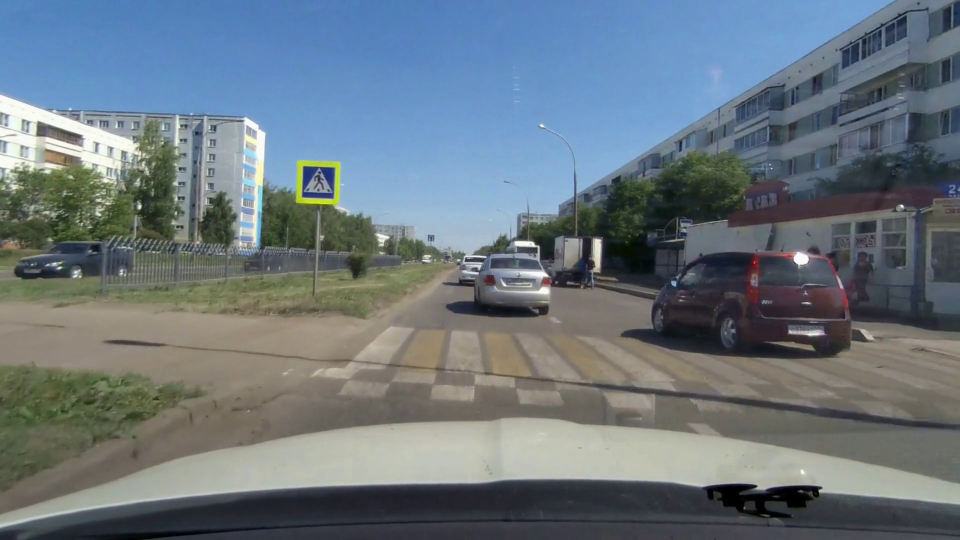
#> input picture sample-3.png, 1920 x 1080 px (shown at 1/2 size)
$ python -i speedbump.py   (imports and definitions only)   (older library calls are emulated)
#> lines starting #> are read from the running program, lines starting #| are printed output that depends on the picture; after the words box and inside, x2 and y2 are one past the last pixel; in counts of white or black regions, pixels touching at a corner belong together
#> further down, picture is the input picture: shape (1080, 1920, 3); mean B, G, R 126.2, 117.9, 106
import numpy as np
import cv2
import imutils
from matplotlib import pyplot as plt
import os
import math

data_info = {
    "akn.022.008.left.avi": [0, 0, 0, 1, 0, 0],
    "akn.031.029.left.avi": [0, 0, 0, 1, 0, 1],
    "akn.031.037.left.avi": [0, 0, 0, 1, 1, 1],
    "akn.078.031.left.avi": [0, 0, 1, 0, 0, 0],
    "akn.082.013.left.avi": [0, 0, 1, 0, 0, 0],
    "akn.082.021.left.avi": [0, 0, 1, 0, 0, 0],
    "akn.083.014.left.avi": [0, 1, 0, 0, 0, 0],
    "akn.083.044.left.avi": [0, 1, 0, 0, 0, 0],
    "akn.084.048.left.avi": [0, 1, 0, 0, 0, 0],
    "akn.088.141.left.avi": [0, 0, 0, 1, 0, 1],
    "akn.090.144.left.avi": [0, 0, 0, 1, 0, 0],
    "akn.098.056.left.avi": [0, 1, 0, 0, 0, 0],
    "akn.113.165.left.avi": [0, 0, 0, 1, 0, 0],
    "akn.119.217.left.avi": [0, 1, 0, 0, 0, 0],
    "akn.119.266.left.avi": [0, 1, 0, 0, 0, 0],
    "akn.131.066.left.avi": [1, 0, 0, 0, 0, 0],
    "akn.131.068.left.avi": [1, 0, 0, 0, 0, 0],
    "akn.131.123.left.avi": [0, 0, 0, 1, 0, 0],
    "akn.136.026.left.avi": [0, 1, 0, 0, 0, 0],
    "akn.136.122.left.avi": [1, 0, 0, 0, 0, 0],
    "akn.144.212.left.avi": [1, 0, 0, 0, 0, 0],
    "akn.159.018.left.avi": [1, 0, 0, 0, 0, 0],
    "akn.160.025.left.avi": [1, 0, 0, 0, 0, 0],
    "akn.160.032.left.avi": [1, 0, 0, 0, 0, 0],
    "akn.160.036.left.avi": [0, 0, 0, 0, 1, 0],
    "akn.160.225.left.avi": [1, 0, 0, 0, 0, 0],
    "akn.163.014.left.avi": [0, 1, 0, 0, 0, 0],
    "akn.163.175.left.avi": [1, 0, 0, 0, 0, 0],
    "akn.165.120.left.avi": [0, 1, 0, 0, 0, 0],
    "akn.166.144.left.avi": [1, 0, 0, 0, 0, 0],
    "akn.174.010.left.avi": [0, 0, 0, 0, 1, 0],
    "akn.174.030.left.avi": [0, 0, 0, 0, 1, 0],
    "akn.174.056.left.avi": [1, 0, 0, 0, 0, 0],
    "akn.174.083.left.avi": [0, 0, 0, 0, 1, 0],
    "akn.174.086.left.avi": [0, 0, 0, 0, 1, 1],
    "akn.174.090.left.avi": [0, 0, 0, 0, 1, 1],
    "akn.174.096.left.avi": [0, 0, 0, 0, 1, 0],
    "akn.174.100.left.avi": [0, 0, 0, 0, 1, 0],
    "akn.174.106.left.avi": [0, 0, 0, 0, 1, 0],
    "akn.174.124.left.avi": [0, 0, 0, 0, 1, 1],
    "akn.176.016.left.avi": [1, 0, 0, 0, 0, 0],
    "akn.176.125.left.avi": [1, 0, 0, 0, 0, 0],
    "akn.176.216.left.avi": [1, 0, 0, 0, 0, 0],
    "akn.178.079.left.avi": [1, 0, 0, 0, 0, 0],
    "akn.179.031.left.avi": [1, 0, 0, 0, 0, 0],
    "akn.179.087.left.avi": [1, 0, 0, 0, 0, 0],
    "akn.179.092.left.avi": [1, 0, 0, 0, 0, 0],
    "akn.179.178.left.avi": [0, 0, 0, 1, 0, 1],
    "akn.182.020.left.avi": [0, 0, 0, 0, 1, 0],
    "akn.182.029.left.avi": [1, 0, 0, 0, 0, 0],
    "akn.182.050.left.avi": [0, 0, 0, 0, 1, 0],
    "akn.182.130.left.avi": [1, 0, 0, 0, 0, 0],
    "akn.184.139.left.avi": [0, 0, 0, 1, 0, 1],
    "akn.185.061.left.avi": [1, 0, 0, 0, 0, 0],
    "akn.185.084.left.avi": [1, 0, 0, 0, 0, 0],
    "akn.186.020.left.avi": [0, 0, 0, 1, 0, 0],
    "akn.186.105.left.avi": [1, 0, 0, 0, 0, 0],
    "akn.186.156.left.avi": [1, 0, 0, 0, 0, 0],
    "akn.187.023.left.avi": [0, 0, 0, 1, 0, 0],
    "akn.188.262.left.avi": [1, 0, 0, 0, 0, 0],
    "akn.189.239.left.avi": [1, 0, 0, 0, 0, 0],
    "akn.189.241.left.avi": [1, 0, 0, 0, 0, 0],
    "akn.190.381.left.avi": [1, 0, 0, 0, 0, 0],
    "akn.190.410.left.avi": [0, 0, 0, 1, 0, 0],
    "akn.193.073.left.avi": [1, 0, 0, 0, 0, 0],
    "akn.197.093.left.avi": [1, 0, 0, 0, 0, 0],
    "akn.198.136.left.avi": [0, 0, 0, 1, 0, 0],
    "akn.199.020.left.avi": [0, 0, 0, 1, 0, 1],
    "akn.200.010.left.avi": [0, 0, 0, 0, 0, 0],
    "akn.204.006.left.avi": [0, 0, 0, 1, 0, 1],
    "akn.211.002.left.avi": [0, 0, 0, 1, 0, 1],
    "akn.211.006.left.avi": [0, 0, 0, 1, 0, 1],
    "akn.212.018.left.avi": [0, 0, 0, 0, 0, 0],
    "akn.212.100.left.avi": [1, 0, 0, 0, 0, 0],
    "akn.212.134.left.avi": [1, 0, 0, 0, 0, 1],
    "akn.212.179.left.avi": [0, 0, 0, 1, 0, 1],
    "akn.212.221.left.avi": [0, 0, 0, 1, 0, 1],
    "akn.212.237.left.avi": [0, 0, 0, 1, 0, 1],
    "akn.215.153.left.avi": [1, 0, 0, 0, 0, 0],
    "akn.215.175.left.avi": [0, 0, 0, 1, 0, 1],
    "akn.216.133.left.avi": [1, 0, 0, 0, 0, 0],
    "akn.217.019.left.avi": [1, 0, 0, 0, 0, 0],
    "akn.217.104.left.avi": [1, 0, 0, 0, 0, 0],
    "akn.219.014.left.avi": [1, 0, 0, 0, 0, 0],
    "akn.219.149.left.avi": [1, 0, 0, 0, 0, 0],
    "akn.219.183.left.avi": [1, 0, 0, 0, 0, 0],
    "akn.220.011.left.avi": [0, 0, 0, 1, 0, 0],
    "akn.220.030.left.avi": [0, 0, 0, 1, 0, 0],
    "akn.220.132.left.avi": [1, 0, 0, 0, 0, 0],
    "akn.221.004.left.avi": [1, 0, 0, 0, 0, 0],
    "akn.222.007.left.avi": [1, 0, 0, 0, 0, 0],
    "akn.222.029.left.avi": [1, 0, 0, 0, 0, 0],
    "akn.223.098.left.avi": [0, 0, 0, 0, 1, 0],
    "akn.224.017.left.avi": [0, 0, 0, 1, 0, 0],
    "akn.224.115.left.avi": [1, 0, 0, 0, 0, 0],
    "akn.228.171.left.avi": [1, 0, 0, 0, 0, 0],
    "akn.228.225.left.avi": [0, 0, 0, 1, 0, 1],
    "akn.228.244.left.avi": [0, 0, 0, 1, 0, 1],
    "akn.229.188.left.avi": [1, 0, 0, 0, 0, 0],
    "akn.232.051.left.avi": [0, 0, 1, 0, 0, 0],
    "akn.232.074.left.avi": [0, 0, 0, 1, 0, 0],
    "akn.232.162.left.avi": [1, 0, 0, 0, 0, 0],
    "akn.233.113.left.avi": [0, 0, 1, 0, 0, 0],
    "akn.233.148.left.avi": [0, 0, 1, 0, 0, 0],
    "akn.233.152.left.avi": [0, 1, 0, 0, 0, 0],
    "akn.233.182.left.avi": [0, 0, 0, 0, 1, 0],
    "akn.240.027.left.avi": [0, 0, 1, 0, 0, 0],
    "akn.240.095.left.avi": [0, 0, 1, 0, 0, 0],
    "akn.240.184.left.avi": [0, 0, 0, 0, 0, 0],
    "akn.243.043.left.avi": [0, 0, 0, 1, 0, 1],
    "akn.243.177.left.avi": [1, 0, 0, 0, 0, 0],
    "akn.243.206.left.avi": [0, 0, 0, 0, 1, 0],
    "akn.243.207.left.avi": [0, 0, 0, 0, 1, 0],
    "akn.243.211.left.avi": [0, 0, 0, 1, 0, 0],
    "akn.244.049.left.avi": [1, 0, 0, 0, 0, 0],
    "akn.244.141.left.avi": [1, 0, 0, 0, 0, 1],
    "akn.244.165.left.avi": [1, 0, 0, 0, 0, 0],
    "akn.245.022.left.avi": [1, 0, 0, 0, 0, 0],
    "akn.247.011.left.avi": [0, 0, 0, 1, 0, 1],
    "akn.250.022.left.avi": [0, 0, 0, 1, 0, 0],
    "akn.250.140.left.avi": [1, 0, 0, 0, 0, 0],
    "akn.250.300.left.avi": [0, 0, 0, 1, 0, 1],
    "akn.251.029.left.avi": [0, 0, 0, 1, 0, 0],
    "akn.256.049.left.avi": [1, 0, 0, 0, 0, 0],
    "akn.261.088.left.avi": [1, 0, 0, 0, 0, 0],
    "akn.263.136.left.avi": [0, 0, 0, 0, 0, 1],
    "akn.266.024.left.avi": [0, 1, 0, 0, 0, 1],
    "akn.266.396.left.avi": [0, 0, 0, 0, 0, 1],
    "akn.266.430.left.avi": [0, 0, 0, 0, 0, 1],
    "akn.267.004.left.avi": [0, 0, 0, 0, 0, 1],
    "akn.267.064.left.avi": [0, 0, 0, 0, 0, 1],
    "akn.267.135.left.avi": [0, 0, 0, 0, 0, 1],
    "akn.267.139.left.avi": [0, 0, 0, 1, 0, 0],
    "akn.269.036.left.avi": [0, 0, 0, 0, 0, 1],
    "akn.269.085.left.avi": [0, 1, 0, 0, 0, 0],
    "akn.269.094.left.avi": [0, 0, 0, 0, 0, 1],
    "akn.269.111.left.avi": [0, 0, 0, 1, 0, 1],
    "akn.270.197.left.avi": [0, 0, 0, 0, 0, 1],
    "akn.271.109.left.avi": [0, 0, 0, 0, 0, 1],
    "akn.271.132.left.avi": [0, 0, 0, 1, 0, 0],
    "akn.272.018.left.avi": [0, 0, 0, 0, 0, 1],
    "akn.272.139.left.avi": [0, 0, 0, 1, 0, 0],
    "akn.273.009.left.avi": [0, 0, 0, 1, 0, 0],
    "akn.273.014.left.avi": [0, 0, 0, 0, 0, 1],
    "akn.273.056.left.avi": [0, 0, 0, 0, 0, 1],
    "akn.273.074.left.avi": [0, 0, 0, 0, 0, 1],
    "akn.275.015.left.avi": [0, 0, 0, 1, 0, 1],
    "akn.275.115.left.avi": [0, 0, 0, 0, 0, 1],
    "akn.279.026.left.avi": [0, 0, 0, 0, 0, 1],
    "akn.280.006.left.avi": [0, 0, 0, 0, 0, 1],
    "akn.281.024.left.avi": [0, 0, 0, 0, 1, 0],
    "akn.281.131.left.avi": [0, 0, 0, 0, 0, 1],
    "akn.282.083.left.avi": [0, 0, 0, 0, 0, 1],
    "akn.283.065.left.avi": [0, 0, 0, 0, 0, 1],
    "akn.283.175.left.avi": [0, 0, 0, 0, 0, 1],
    "akn.283.209.left.avi": [0, 0, 0, 0, 1, 0],
    "akn.289.008.left.avi": [0, 0, 0, 0, 0, 1],
    "akn.289.041.left.avi": [0, 0, 0, 0, 1, 0],
    "akn.289.048.left.avi": [0, 0, 0, 0, 1, 0],
    "akn.289.057.left.avi": [0, 0, 0, 0, 1, 0],
    "akn.289.058.left.avi": [0, 0, 0, 0, 1, 0],
    "akn.289.069.left.avi": [0, 0, 0, 0, 0, 1],
    "akn.292.005.left.avi": [0, 0, 0, 0, 1, 0],
    "akn.292.154.left.avi": [0, 0, 0, 0, 0, 1],
    "akn.294.156.left.avi": [0, 0, 0, 0, 0, 1],
    "akn.295.027.left.avi": [0, 0, 0, 0, 0, 1],
    "akn.295.194.left.avi": [0, 0, 0, 1, 0, 0],
    "akn.308.081.left.avi": [0, 0, 1, 0, 0, 0],
    "akn.308.104.left.avi": [0, 0, 1, 0, 0, 0],
    "akn.308.139.left.avi": [0, 0, 1, 0, 0, 0],
    "akn.343.073.left.avi": [0, 1, 0, 0, 1, 0],
    "akn.343.399.left.avi": [0, 1, 0, 0, 1, 0],
    "akn.344.034.left.avi": [0, 0, 1, 0, 1, 0],
    "akn.344.050.left.avi": [0, 0, 1, 0, 1, 0],
    "akn.344.106.left.avi": [0, 0, 1, 0, 1, 0],
    "akn.345.006.left.avi": [0, 1, 0, 0, 0, 0],
    "akn.345.202.left.avi": [0, 0, 1, 0, 0, 0],
    "akn.389.266.left.avi": [0, 1, 0, 0, 0, 0],
    "akn.389.282.left.avi": [0, 0, 1, 0, 0, 0],
    "akn.391.181.left.avi": [0, 1, 0, 0, 0, 0],
    "akn.391.241.left.avi": [0, 0, 1, 0, 0, 0],
    "akn.393.054.left.avi": [0, 1, 0, 0, 1, 1],
    "akn.393.224.left.avi": [0, 0, 1, 0, 1, 0],
    "akn.393.331.left.avi": [0, 1, 0, 0, 0, 0],
    "akn.394.008.left.avi": [0, 0, 1, 0, 0, 0],
    "akn.394.018.left.avi": [0, 1, 0, 0, 0, 0],
    "akn.394.123.left.avi": [0, 1, 0, 0, 0, 0],
    "akn.395.047.left.avi": [0, 1, 0, 0, 0, 0],
    "akn.414.251.left.avi": [0, 1, 0, 0, 0, 0],
    "akn.419.002.left.avi": [0, 1, 0, 0, 0, 0],
    "akn.420.236.left.avi": [0, 0, 1, 0, 0, 0],
    "akn.421.209.left.avi": [0, 1, 0, 0, 0, 0],
    "akn.421.241.left.avi": [0, 1, 0, 0, 0, 0],
    "akn.421.252.left.avi": [0, 1, 0, 0, 0, 0],
    "akn.421.255.left.avi": [0, 0, 1, 0, 0, 0],
    "akn.421.412.left.avi": [0, 1, 0, 0, 0, 0],
    "akn.425.073.left.avi": [0, 1, 0, 0, 0, 0],
    "akn.429.105.left.avi": [0, 0, 1, 0, 0, 0],
    "akn.430.500.left.avi": [0, 1, 0, 0, 0, 0],
    "akn.431.139.left.avi": [0, 0, 1, 0, 0, 0],
}

def drawRectangle(image, x, y, w, h, color=(0, 0, 255)):
    br = x + w, y + h
    tl = x, y
    cv2.rectangle(image, br, tl, color)

def process_frame(frame):
    # resize the frame to fit my screen better
    ogFrame = frame = cv2.resize(frame, (0, 0), fx=0.5, fy=0.5, interpolation=cv2.INTER_AREA)
    # frame = cv2.GaussianBlur(frame, (5, 5), 0)

    # now we can see the light
    frame = cv2.cvtColor(frame, cv2.COLOR_BGR2HSV)
#> frame: shape (540, 960, 3); mean H, S, V 73.9, 63.9, 135
    mask = cv2.inRange(frame, (0, 0, 130), (255, 200, 255))
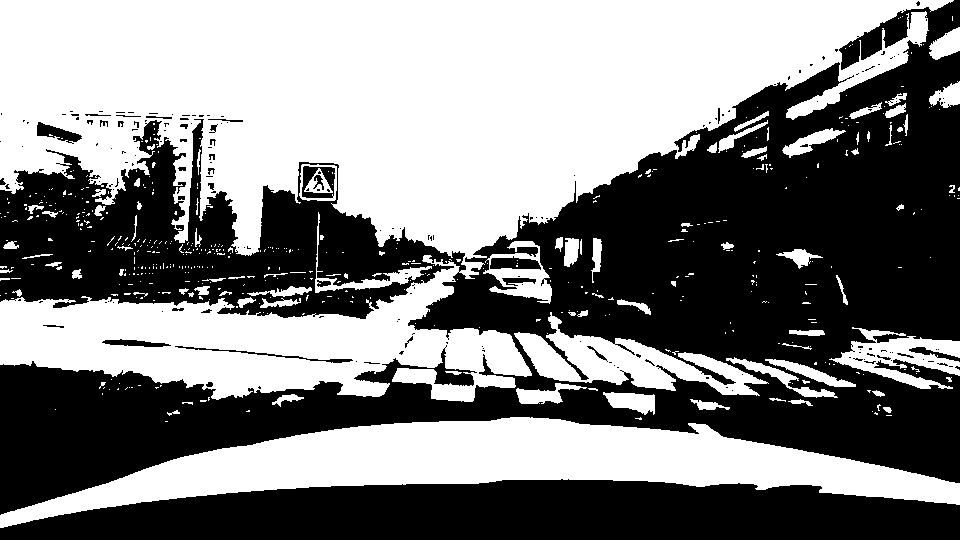
#> mask: shape (540, 960); 50.6% white; 194 black regions (159 under 20 px), largest, box (x1, y1, x2, y2) and area: (0, 0, 960, 515) 206040, (0, 479, 960, 540) 46009, (302, 166, 335, 198) 579

    # generate mask for white. shoulder the burden on canny
    mask = cv2.inRange(frame, (0, 0, 130), (255, 200, 255))
    frame = cv2.bitwise_and(frame, frame, mask=mask)
#> frame: shape (540, 960, 3); mean H, S, V 37.2, 37.8, 92.2

    # get the edges and find contours
    h, s, v = cv2.split(frame)
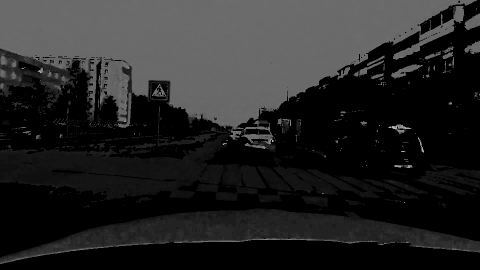
#> h: shape (540, 960) (shown at 1/2 size); min 0, max 179, mean 37.2
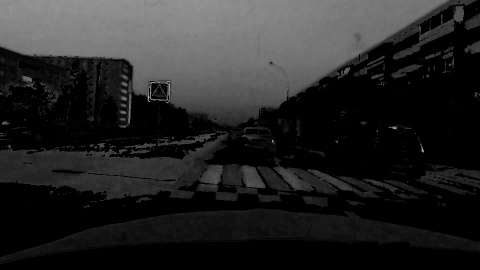
#> s: shape (540, 960) (shown at 1/2 size); min 0, max 200, mean 37.8
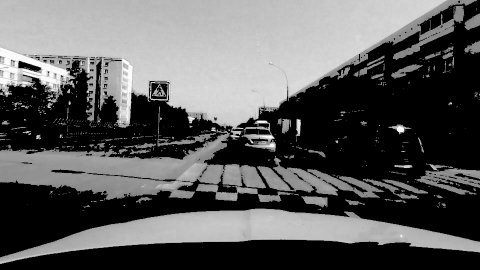
#> v: shape (540, 960) (shown at 1/2 size); min 0, max 255, mean 92.2
    frame = cv2.Canny(v, 100, 200)
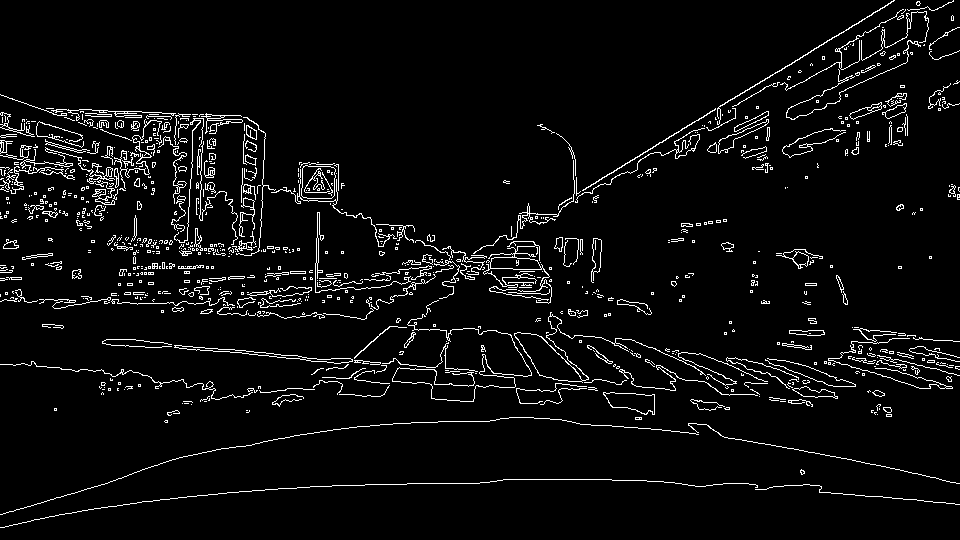
#> frame: shape (540, 960); 4.8% white in thin lines or dots
    frame, contours, hierarchy = cv2.findContours(frame.copy(), cv2.RETR_EXTERNAL, cv2.CHAIN_APPROX_SIMPLE)
#> contours = 853 contours, 758 with area under 20; largest, box (x1, y1, x2, y2) and area: (514, 312, 706, 383) 1554, (301, 165, 336, 199) 1026, (603, 392, 655, 415) 744, (483, 241, 552, 304) 578, (174, 345, 353, 364) 476

    frame = cv2.cvtColor(frame, cv2.COLOR_GRAY2BGR)
#> frame: shape (540, 960, 3); 4.8% white in thin lines or dots
    frame = cv2.drawContours(frame, contours, -1, (0, 0, 255))
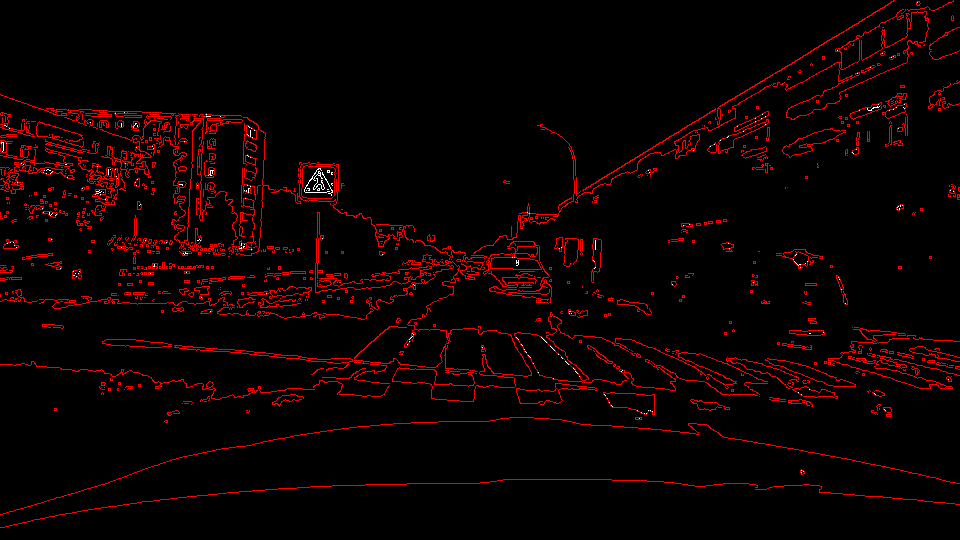
#> frame: shape (540, 960, 3); mean B, G, R 0.3, 0.3, 12.2

    shitlist = []
    for contour in contours:
        epsilon = .02 * cv2.arcLength(contour, True)
        approx = cv2.approxPolyDP(contour, epsilon, True)

        (x, y, w, h) = cv2.boundingRect(approx)
        if w < h:
            continue

        if x < frame.shape[1] * 2 / 3 and x > frame.shape[1] * 1 / 3:
            continue

        if float(cv2.contourArea(approx)) < 400:
            continue

        # do extent
        extent = float(cv2.contourArea(approx)) / (w * h)
        if extent < 0.5:
            continue

        frame = cv2.drawContours(frame, [approx], -1, (255, 0, 255))
        drawRectangle(frame, x, y, w, h)
        drawRectangle(frame, x - 10, y - 10, w + 20, h + 20, (0, 255, 0))
        shitlist.append((ogFrame, x, y, w, h))
#> this loop made 853 passes
#> (epsilon, x, y, w, h) on passes 3, 5, 9: (0.301, 800, 469, 5, 6), (0.177, 164, 420, 4, 3), (0, 877, 414, 1, 1)
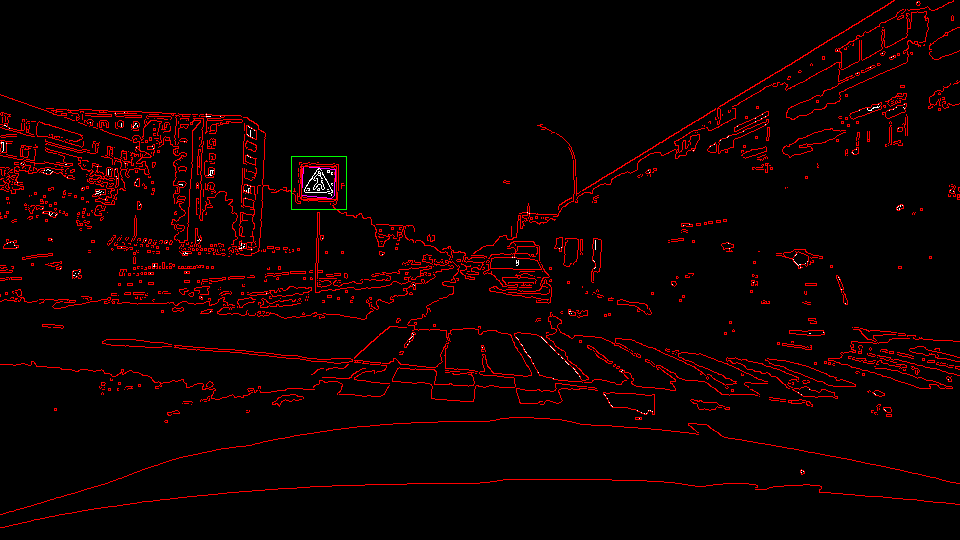
#> frame: shape (540, 960, 3); 0.08% of pixels changed, all inside (x1, y1, x2, y2) = (291, 156, 347, 210)
#> after the loop, shitlist = 1 item

    return shitlist

# [40 lines left out: function render, not called in this run]

def file_get_contents(filename):
    with open(filename) as f:
        return f.read()

# [21 lines left out: function process_video, not called in this run]

files = []

# [3 lines not run here, left out]

files = ["trainset/akn.031.029.left.avi"]
# [16 lines not run here, left out]

>>> import cv2
>>> picture = cv2.imread('sample-3.png')
>>> result = process_frame(picture)
#> result = 1 item

$ run again, on sample-img-1.png
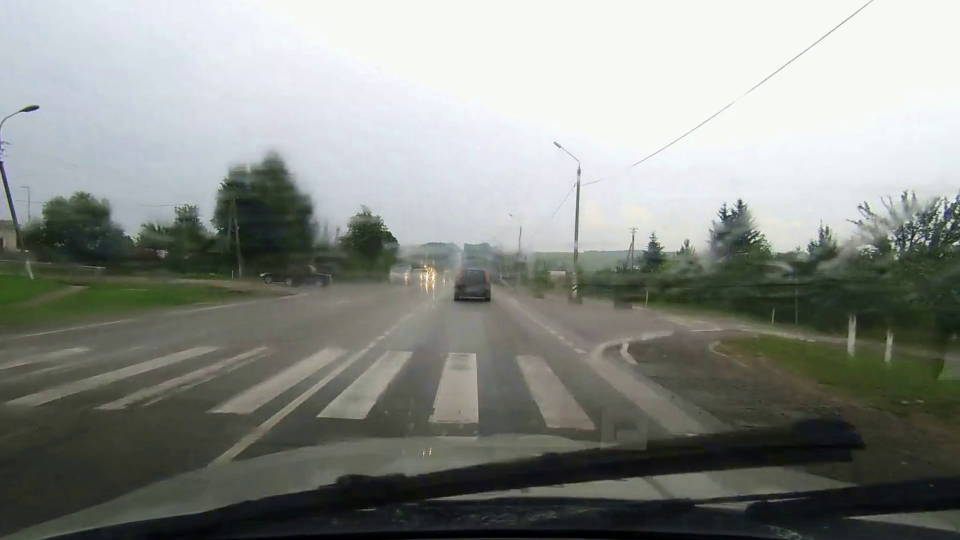
#> input picture sample-img-1.png, 1920 x 1080 px (shown at 1/2 size)
#> picture is the input picture: shape (1080, 1920, 3); mean B, G, R 135.1, 140.6, 136.8
#> in process_frame, `mask = cv2.inRange(frame, (0, 0, 130), (255, 200, 255))`:
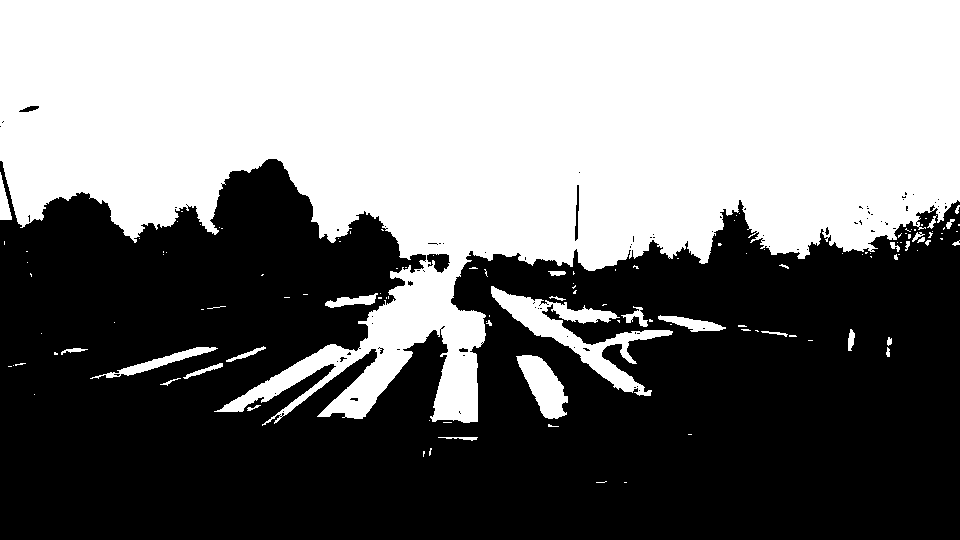
#> mask: shape (540, 960); 47.7% white; 126 white regions (96 under 20 px), largest, box (x1, y1, x2, y2) and area: (0, 0, 960, 426) 236542, (491, 286, 673, 396) 4748, (516, 355, 568, 419) 1792
#> contours = 267 contours, 229 with area under 20; largest, box (x1, y1, x2, y2) and area: (516, 355, 568, 419) 1776, (577, 228, 644, 271) 818, (325, 293, 378, 308) 354, (409, 253, 450, 273) 336, (261, 348, 378, 426) 174
#> in process_frame, `frame = cv2.drawContours(frame, contours, -1, (0, 0, 255))`:
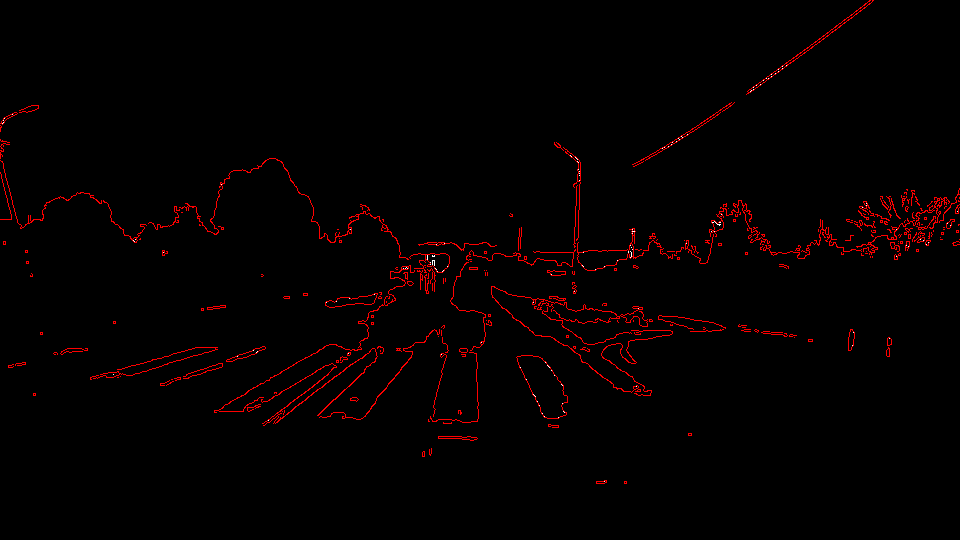
#> frame: shape (540, 960, 3); mean B, G, R 0.1, 0.1, 4.8
#> the loop in process_frame, `for contour in contours:` made 267 passes
#> (epsilon, x, y, w, h) on passes 2 to 4: (0.497, 596, 480, 11, 4), (0.268, 422, 451, 3, 6), (0.513, 429, 448, 3, 8)
#> after the loop in process_frame, `for contour in contours:`: shitlist = []
